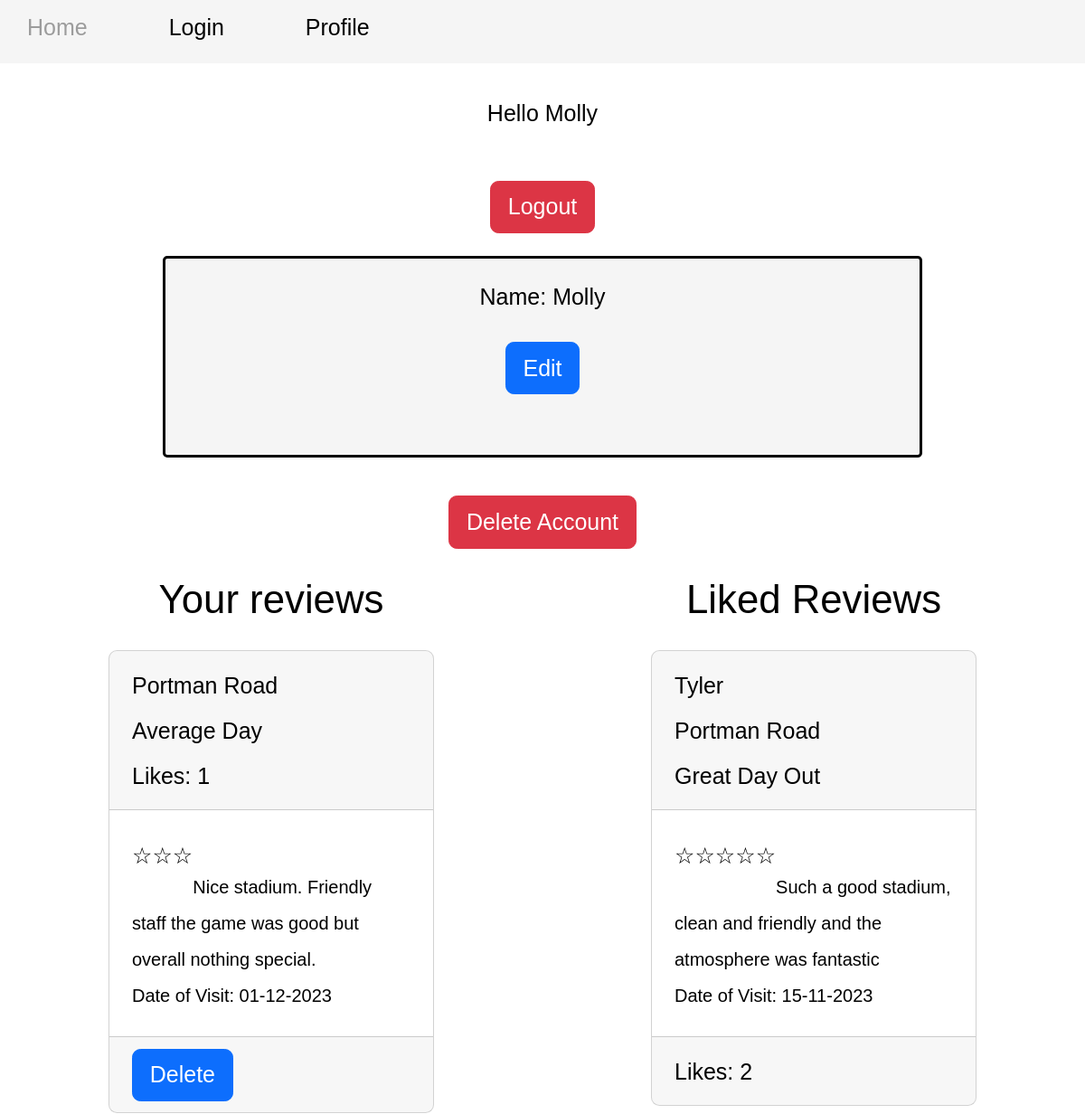
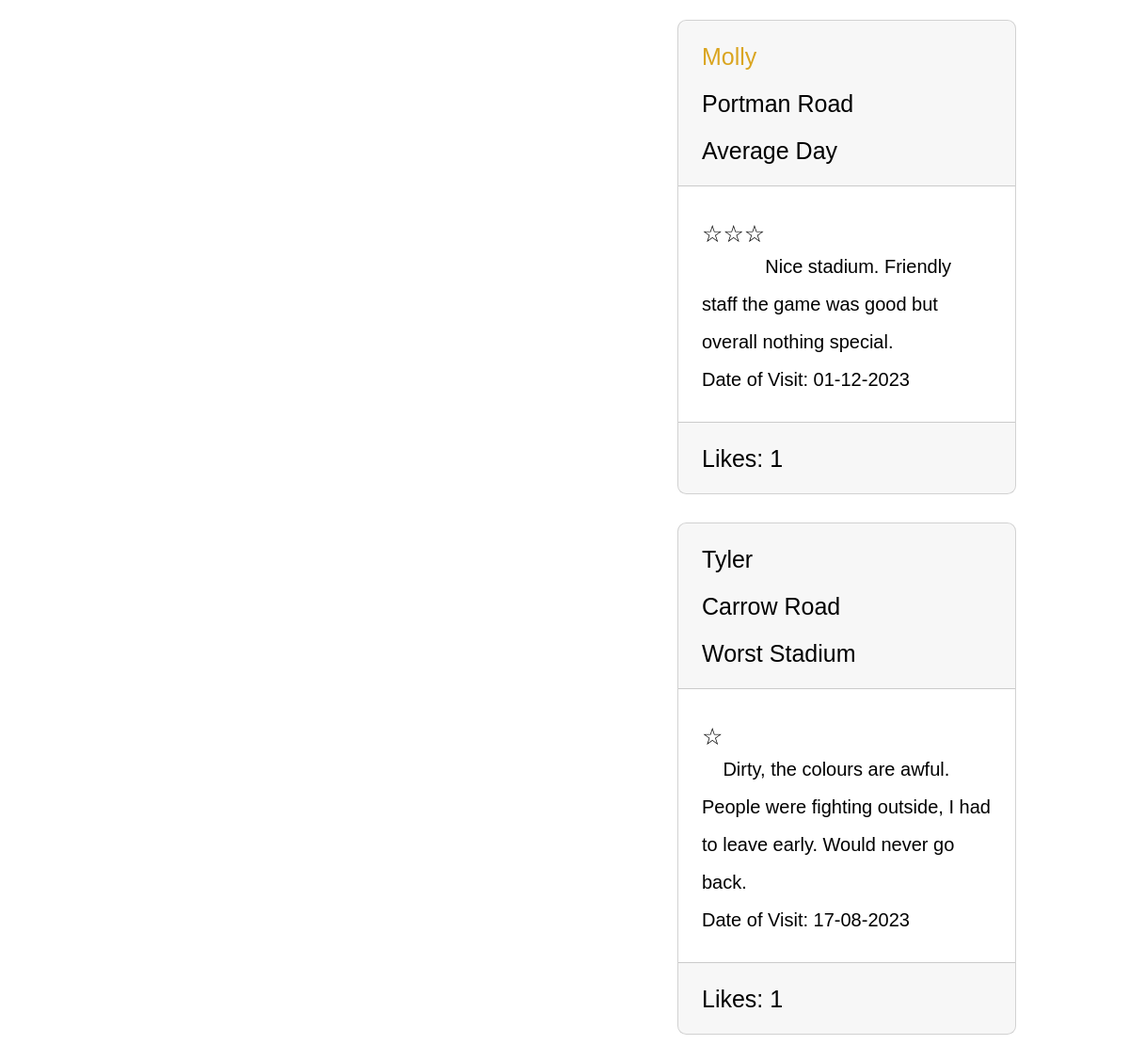
The page /profile (signed in) on the database its author committed (2 pictures, top to bottom).
### app/models.py (models this page shows, shortened)
class User(db.Model, UserMixin):
    id = db.Column(db.Integer, primary_key = True)
    username = db.Column(db.String(100), index = True, unique = True)
    password = db.Column(db.String(100))
    name = db.Column(db.String(100))

class Reviews(db.Model):
    id = db.Column(db.Integer, index = True, unique = True, primary_key = True)
    title = db.Column(db.String(100))
    review = db.Column(db.Text)
    date = db.Column(db.DateTime)
    rating = db.Column(db.Integer)
    userId = db.Column(db.Integer, db.ForeignKey('user.id'))
    stadiumId = db.Column(db.Integer, db.ForeignKey('stadiums.id'))
    user = db.relationship('User', foreign_keys = [userId], backref = 'reviews')
    like = db.relationship('Likes', backref = 'reviews', cascade = 'all, delete-orphan')
    stadium = db.relationship('Stadiums', foreign_keys = [stadiumId], backref = 'reviews')

class Stadiums(db.Model):
    id = db.Column(db.Integer, primary_key = True)
    name = db.Column(db.String(100), index = True, unique = True)
    club = db.Column(db.String(100))

class Likes(db.Model):
    id = db.Column(db.Integer, primary_key = True)
    userId = db.Column(db.Integer, db.ForeignKey('user.id'))
    reviewId = db.Column(db.Integer, db.ForeignKey('reviews.id'))
    review = db.relationship('Reviews', foreign_keys = [reviewId], backref = 'likes')

### app/views.py (the view, shortened to what this page needs)
@app.route('/profile', methods = ["GET","POST"])
@login_required
def profile():
    app.logger.info("%s has accessed profile", current_user.username)
    editName = EditName()
    likedReview = Likes.query.filter_by(userId = current_user.id)
    likedReviewEmpty = Likes.query.filter_by(userId = current_user.id).first()
    countLikes = db.session.query(Likes.reviewId, func.count(Likes.id)).group_by(Likes.reviewId).all()
    reviews = Reviews.query.filter_by(userId = current_user.id)
    empty = Reviews.query.filter_by(userId = current_user.id).first()
    return render_template('profile.html',
                           title = 'Profile',
                           editName = editName,
                           reviews = reviews,
                           empty = empty,
                           countLikes = countLikes,
                           likedReview = likedReview,
                           likedReviewEmpty = likedReviewEmpty)

### app/views.py (called while the page is built)
@loginManager.user_loader
def load_user(user_id):
    return User.query.get(int(user_id))

### app/templates/profile.html (shortened to what this page needs)
{% extends "base.html" %}
{% block content %}
<head><script src="{{ url_for('static',filename='javascript.js') }}"></script></head>
<body onload="editName()">
  <br><br>
  <section class="singleCol">
    <span>Hello </span>{{ current_user.name }} <br><br>
    <a href="{{ url_for('logout') }}" class="btn btn-danger">Logout</a> <br>
    <div class="editName">
      <p class="card-body">Name: {{ current_user.name }}</p>
      <button class="btn btn-primary" id="editBtn">Edit</button> <br><br>
    </div>
    <a href="{{ url_for('deleteAccount') }}" class="btn btn-danger deleteBtn">Delete Account</a>
  </section>
  <section class="col50">
    <h3 class="reviewStyle mostLikedCard">Your reviews</h3>
    {% for review in reviews %}
      <div class="card profileCard">
        <div class="card-header">
          {{ review.stadium.name }} <br>
          {{ review.title }} <br>
          {% for like in countLikes %}
            {% if like.reviewId == review.id %}
              <span>Likes: </span>{{ like[1] }}
            {% endif %}
          {% endfor %}
        </div>
        <div class="card-body reviewBody">
          {% for i in range(0, review.rating) %}
            <span class="starAlign">☆</span>
          {% endfor %}
          <br>
          {{ review.review }} <br>
          Date of Visit: {{ review.date.strftime('%d-%m-%Y') }}
        </div>
        <div class="card-footer">
          <a href="{{ url_for('deleteReview', id=review.id) }}" class="btn btn-primary">Delete</a>
        </div>
      </div>
      {% endfor %}
  </section>
  <section class="col50">
    <h3 class="reviewStyle mostLikedCard">Liked Reviews</h3>
    {% for likeReview in likedReview %}
      <div class="card profileCard">
        <div class="card-header">
          {% if likeReview.review.user.username == current_user.username %}
            <div class="activeUser">{{ likeReview.review.user.name }}</div>
          {% else %}
            {{ likeReview.review.user.name }} <br>
          {% endif %}
          {{ likeReview.review.stadium.name }} <br>
          {{ likeReview.review.title }}
        </div>
        <div class="card-body reviewBody">
          {% for i in range(0, likeReview.review.rating) %}
            <span class="starAlign">☆</span>
          {% endfor %}
          <br>
          {{ likeReview.review.review }} <br>
          Date of Visit: {{ likeReview.review.date.strftime('%d-%m-%Y') }}
        </div>
        <div class="card-footer">
          {% for like in countLikes %}
            {% if like.reviewId == likeReview.review.id %}
              <span>Likes: </span>{{ like[1] }}
            {% endif %}
          {% endfor %}
        </div>
      </div>
    {% endfor %}
  </section>
</body>
  {% endblock %}

### app/static/stylesheet.css (style rules this page uses)
* { padding: 0; margin: 0; font-family: Arial, Helvetica, sans-serif; font-size: 25px; line-height: 2; color: black; }
.col50 { float: left; width: 50%; }
.singleCol { width: 70%; align-items: center; text-align: center; margin: auto; }
.reviewStyle { text-align: center; }
.starAlign { float: left; }
.reviewBody { font-size: 20px; }
.activeUser { color: goldenrod; }
.editName { background-color: whitesmoke; border: solid; border-radius: 5px; padding: 2%; margin-top: 3%; }
.profileCard { width: 60%; margin: auto; margin-bottom: 5%; }
.deleteBtn { margin-top: 5%; }
.mostLikedCard { margin: 5%; }

### rows shown on the page
User: name "Molly"
Reviews: stadium.name "Portman Road", title "Average Day", like "1", rating 3 (drawn), review "Nice stadium. Friendly staff the game was good but overall nothing special.", date "01-12-2023"
Likes: review.user.name "Tyler", review.stadium.name "Portman Road", review "Great Day Out", review.review "Such a good stadium, clean and friendly and the atmosphere was fantastic", review "15-11-2023", like "2"
Likes: review.user.name "Molly", review.stadium.name "Portman Road", review "Average Day", review.review "Nice stadium. Friendly staff the game was good but overall nothing special.", review "01-12-2023", like "1"
Likes: review.user.name "Tyler", review.stadium.name "Carrow Road", review "Worst Stadium", review.review "Dirty, the colours are awful. People were fighting outside, I had to leave early. Would never go back.", review "17-08-2023", like "1"
